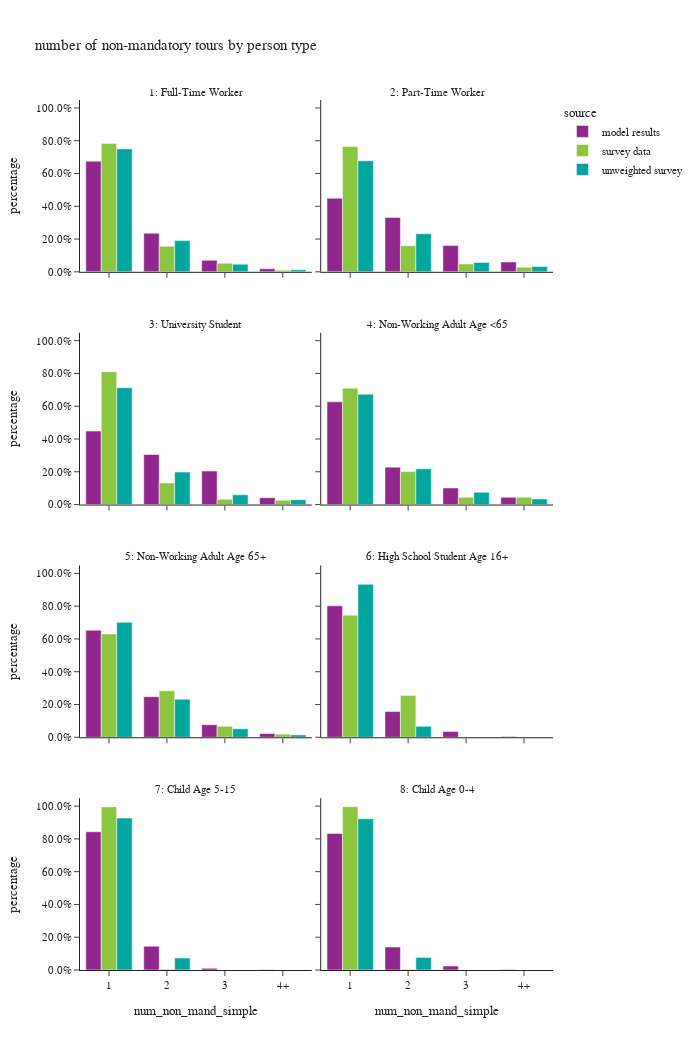

The code cell stored with this chart in its notebook:
### Markdown cell above
- number of non-mandatory tours

### Code cell
# number of mandatory tours
df_plot = per_data.groupby(['source','ptype_label','num_non_mand_simple'])['person_weight'].sum().reset_index()

df_plot['percentage'] = df_plot.groupby(['source','ptype_label'], group_keys=False)['person_weight']. \
    apply(lambda x: x / float(x.sum()))

fig = px.bar(df_plot, x="num_non_mand_simple", y="percentage", color="source",barmode="group",
             facet_col="ptype_label",facet_col_wrap=2,
             title="number of non-mandatory tours by person type")
fig.for_each_annotation(lambda a: a.update(text=a.text.split("=")[-1]))
fig.update_layout(height=1050, width=700)
fig.update_yaxes(tickformat=".1%")
fig.show()

### Figure 1 — Plotly figure (JSON) as saved in the notebook; plotly's stock layout.template omitted (floating-point values rounded to 4 significant figures)
{"data": [{"alignmentgroup": "True", "hovertemplate": "source=model results<br>ptype_label=1: Full-Time Worker<br>num_non_mand_simple=%{x}<br>percentage=%{y}<extra></extra>", "legendgroup": "model results", "marker": {"color": "#91268F", "pattern": {"shape": ""}}, "name": "model results", "offsetgroup": "model results", "orientation": "v", "showlegend": true, "textposition": "auto", "type": "bar", "x": ["1", "2", "3", "4+"], "xaxis": "x7", "y": [0.6754, 0.2357, 0.07005, 0.01885], "yaxis": "y7"}, {"alignmentgroup": "True", "hovertemplate": "source=model results<br>ptype_label=2: Part-Time Worker<br>num_non_mand_simple=%{x}<br>percentage=%{y}<extra></extra>", "legendgroup": "model results", "marker": {"color": "#91268F", "pattern": {"shape": ""}}, "name": "model results", "offsetgroup": "model results", "orientation": "v", "showlegend": false, "textposition": "auto", "type": "bar", "x": ["1", "2", "3", "4+"], "xaxis": "x8", "y": [0.4485, 0.3317, 0.1599, 0.05995], "yaxis": "y8"}, {"alignmentgroup": "True", "hovertemplate": "source=model results<br>ptype_label=3: University Student<br>num_non_mand_simple=%{x}<br>percentage=%{y}<extra></extra>", "legendgroup": "model results", "marker": {"color": "#91268F", "pattern": {"shape": ""}}, "name": "model results", "offsetgroup": "model results", "orientation": "v", "showlegend": false, "textposition": "auto", "type": "bar", "x": ["1", "2", "3", "4+"], "xaxis": "x5", "y": [0.4483, 0.3055, 0.2044, 0.04184], "yaxis": "y5"}, {"alignmentgroup": "True", "hovertemplate": "source=model results<br>ptype_label=4: Non-Working Adult Age <65<br>num_non_mand_simple=%{x}<br>percentage=%{y}<extra></extra>", "legendgroup": "model results", "marker": {"color": "#91268F", "pattern": {"shape": ""}}, "name": "model results", "offsetgroup": "model results", "orientation": "v", "showlegend": false, "textposition": "auto", "type": "bar", "x": ["1", "2", "3", "4+"], "xaxis": "x6", "y": [0.6266, 0.2284, 0.101, 0.04401], "yaxis": "y6"}, {"alignmentgroup": "True", "hovertemplate": "source=model results<br>ptype_label=5: Non-Working Adult Age 65+<br>num_non_mand_simple=%{x}<br>percentage=%{y}<extra></extra>", "legendgroup": "model results", "marker": {"color": "#91268F", "pattern": {"shape": ""}}, "name": "model results", "offsetgroup": "model results", "orientation": "v", "showlegend": false, "textposition": "auto", "type": "bar", "x": ["1", "2", "3", "4+"], "xaxis": "x3", "y": [0.653, 0.2479, 0.07634, 0.02271], "yaxis": "y3"}, {"alignmentgroup": "True", "hovertemplate": "source=model results<br>ptype_label=6: High School Student Age 16+<br>num_non_mand_simple=%{x}<br>percentage=%{y}<extra></extra>", "legendgroup": "model results", "marker": {"color": "#91268F", "pattern": {"shape": ""}}, "name": "model results", "offsetgroup": "model results", "orientation": "v", "showlegend": false, "textposition": "auto", "type": "bar", "x": ["1", "2", "3", "4+"], "xaxis": "x4", "y": [0.8018, 0.157, 0.03583, 0.00535], "yaxis": "y4"}, {"alignmentgroup": "True", "hovertemplate": "source=model results<br>ptype_label=7: Child Age 5-15<br>num_non_mand_simple=%{x}<br>percentage=%{y}<extra></extra>", "legendgroup": "model results", "marker": {"color": "#91268F", "pattern": {"shape": ""}}, "name": "model results", "offsetgroup": "model results", "orientation": "v", "showlegend": false, "textposition": "auto", "type": "bar", "x": ["1", "2", "3", "4+"], "xaxis": "x", "y": [0.8433, 0.1452, 0.01042, 0.001088], "yaxis": "y"}, {"alignmentgroup": "True", "hovertemplate": "source=model results<br>ptype_label=8: Child Age 0-4<br>num_non_mand_simple=%{x}<br>percentage=%{y}<extra></extra>", "legendgroup": "model results", "marker": {"color": "#91268F", "pattern": {"shape": ""}}, "name": "model results", "offsetgroup": "model results", "orientation": "v", "showlegend": false, "textposition": "auto", "type": "bar", "x": ["1", "2", "3", "4+"], "xaxis": "x2", "y": [0.8328, 0.1401, 0.0241, 0.003012], "yaxis": "y2"}, {"alignmentgroup": "True", "hovertemplate": "source=survey data<br>ptype_label=1: Full-Time Worker<br>num_non_mand_simple=%{x}<br>percentage=%{y}<extra></extra>", "legendgroup": "survey data", "marker": {"color": "#8CC63E", "pattern": {"shape": ""}}, "name": "survey data", "offsetgroup": "survey data", "orientation": "v", "showlegend": true, "textposition": "auto", "type": "bar", "x": ["1", "2", "3", "4+"], "xaxis": "x7", "y": [0.7827, 0.1558, 0.05225, 0.009279], "yaxis": "y7"}, {"alignmentgroup": "True", "hovertemplate": "source=survey data<br>ptype_label=2: Part-Time Worker<br>num_non_mand_simple=%{x}<br>percentage=%{y}<extra></extra>", "legendgroup": "survey data", "marker": {"color": "#8CC63E", "pattern": {"shape": ""}}, "name": "survey data", "offsetgroup": "survey data", "orientation": "v", "showlegend": false, "textposition": "auto", "type": "bar", "x": ["1", "2", "3", "4+"], "xaxis": "x8", "y": [0.7647, 0.1594, 0.04786, 0.02809], "yaxis": "y8"}, {"alignmentgroup": "True", "hovertemplate": "source=survey data<br>ptype_label=3: University Student<br>num_non_mand_simple=%{x}<br>percentage=%{y}<extra></extra>", "legendgroup": "survey data", "marker": {"color": "#8CC63E", "pattern": {"shape": ""}}, "name": "survey data", "offsetgroup": "survey data", "orientation": "v", "showlegend": false, "textposition": "auto", "type": "bar", "x": ["1", "2", "3", "4+"], "xaxis": "x5", "y": [0.8108, 0.1313, 0.03175, 0.02619], "yaxis": "y5"}, {"alignmentgroup": "True", "hovertemplate": "source=survey data<br>ptype_label=4: Non-Working Adult Age <65<br>num_non_mand_simple=%{x}<br>percentage=%{y}<extra></extra>", "legendgroup": "survey data", "marker": {"color": "#8CC63E", "pattern": {"shape": ""}}, "name": "survey data", "offsetgroup": "survey data", "orientation": "v", "showlegend": false, "textposition": "auto", "type": "bar", "x": ["1", "2", "3", "4+"], "xaxis": "x6", "y": [0.7098, 0.2011, 0.04434, 0.0447], "yaxis": "y6"}, {"alignmentgroup": "True", "hovertemplate": "source=survey data<br>ptype_label=5: Non-Working Adult Age 65+<br>num_non_mand_simple=%{x}<br>percentage=%{y}<extra></extra>", "legendgroup": "survey data", "marker": {"color": "#8CC63E", "pattern": {"shape": ""}}, "name": "survey data", "offsetgroup": "survey data", "orientation": "v", "showlegend": false, "textposition": "auto", "type": "bar", "x": ["1", "2", "3", "4+"], "xaxis": "x3", "y": [0.6304, 0.2834, 0.06713, 0.01902], "yaxis": "y3"}, {"alignmentgroup": "True", "hovertemplate": "source=survey data<br>ptype_label=6: High School Student Age 16+<br>num_non_mand_simple=%{x}<br>percentage=%{y}<extra></extra>", "legendgroup": "survey data", "marker": {"color": "#8CC63E", "pattern": {"shape": ""}}, "name": "survey data", "offsetgroup": "survey data", "orientation": "v", "showlegend": false, "textposition": "auto", "type": "bar", "x": ["1", "2"], "xaxis": "x4", "y": [0.7449, 0.2551], "yaxis": "y4"}, {"alignmentgroup": "True", "hovertemplate": "source=survey data<br>ptype_label=7: Child Age 5-15<br>num_non_mand_simple=%{x}<br>percentage=%{y}<extra></extra>", "legendgroup": "survey data", "marker": {"color": "#8CC63E", "pattern": {"shape": ""}}, "name": "survey data", "offsetgroup": "survey data", "orientation": "v", "showlegend": false, "textposition": "auto", "type": "bar", "x": ["1", "2"], "xaxis": "x", "y": [0.9952, 0.004797], "yaxis": "y"}, {"alignmentgroup": "True", "hovertemplate": "source=survey data<br>ptype_label=8: Child Age 0-4<br>num_non_mand_simple=%{x}<br>percentage=%{y}<extra></extra>", "legendgroup": "survey data", "marker": {"color": "#8CC63E", "pattern": {"shape": ""}}, "name": "survey data", "offsetgroup": "survey data", "orientation": "v", "showlegend": false, "textposition": "auto", "type": "bar", "x": ["1", "2"], "xaxis": "x2", "y": [0.996, 0.004019], "yaxis": "y2"}, {"alignmentgroup": "True", "hovertemplate": "source=unweighted survey<br>ptype_label=1: Full-Time Worker<br>num_non_mand_simple=%{x}<br>percentage=%{y}<extra></extra>", "legendgroup": "unweighted survey", "marker": {"color": "#00A7A0", "pattern": {"shape": ""}}, "name": "unweighted survey", "offsetgroup": "unweighted survey", "orientation": "v", "showlegend": true, "textposition": "auto", "type": "bar", "x": ["1", "2", "3", "4+"], "xaxis": "x7", "y": [0.75, 0.1905, 0.04663, 0.0129], "yaxis": "y7"}, {"alignmentgroup": "True", "hovertemplate": "source=unweighted survey<br>ptype_label=2: Part-Time Worker<br>num_non_mand_simple=%{x}<br>percentage=%{y}<extra></extra>", "legendgroup": "unweighted survey", "marker": {"color": "#00A7A0", "pattern": {"shape": ""}}, "name": "unweighted survey", "offsetgroup": "unweighted survey", "orientation": "v", "showlegend": false, "textposition": "auto", "type": "bar", "x": ["1", "2", "3", "4+"], "xaxis": "x8", "y": [0.6776, 0.2322, 0.05738, 0.03279], "yaxis": "y8"}, {"alignmentgroup": "True", "hovertemplate": "source=unweighted survey<br>ptype_label=3: University Student<br>num_non_mand_simple=%{x}<br>percentage=%{y}<extra></extra>", "legendgroup": "unweighted survey", "marker": {"color": "#00A7A0", "pattern": {"shape": ""}}, "name": "unweighted survey", "offsetgroup": "unweighted survey", "orientation": "v", "showlegend": false, "textposition": "auto", "type": "bar", "x": ["1", "2", "3", "4+"], "xaxis": "x5", "y": [0.7129, 0.198, 0.05941, 0.0297], "yaxis": "y5"}, {"alignmentgroup": "True", "hovertemplate": "source=unweighted survey<br>ptype_label=4: Non-Working Adult Age <65<br>num_non_mand_simple=%{x}<br>percentage=%{y}<extra></extra>", "legendgroup": "unweighted survey", "marker": {"color": "#00A7A0", "pattern": {"shape": ""}}, "name": "unweighted survey", "offsetgroup": "unweighted survey", "orientation": "v", "showlegend": false, "textposition": "auto", "type": "bar", "x": ["1", "2", "3", "4+"], "xaxis": "x6", "y": [0.6731, 0.2179, 0.07479, 0.03419], "yaxis": "y6"}, {"alignmentgroup": "True", "hovertemplate": "source=unweighted survey<br>ptype_label=5: Non-Working Adult Age 65+<br>num_non_mand_simple=%{x}<br>percentage=%{y}<extra></extra>", "legendgroup": "unweighted survey", "marker": {"color": "#00A7A0", "pattern": {"shape": ""}}, "name": "unweighted survey", "offsetgroup": "unweighted survey", "orientation": "v", "showlegend": false, "textposition": "auto", "type": "bar", "x": ["1", "2", "3", "4+"], "xaxis": "x3", "y": [0.7018, 0.2321, 0.05179, 0.01429], "yaxis": "y3"}, {"alignmentgroup": "True", "hovertemplate": "source=unweighted survey<br>ptype_label=6: High School Student Age 16+<br>num_non_mand_simple=%{x}<br>percentage=%{y}<extra></extra>", "legendgroup": "unweighted survey", "marker": {"color": "#00A7A0", "pattern": {"shape": ""}}, "name": "unweighted survey", "offsetgroup": "unweighted survey", "orientation": "v", "showlegend": false, "textposition": "auto", "type": "bar", "x": ["1", "2"], "xaxis": "x4", "y": [0.9333, 0.06667], "yaxis": "y4"}, {"alignmentgroup": "True", "hovertemplate": "source=unweighted survey<br>ptype_label=7: Child Age 5-15<br>num_non_mand_simple=%{x}<br>percentage=%{y}<extra></extra>", "legendgroup": "unweighted survey", "marker": {"color": "#00A7A0", "pattern": {"shape": ""}}, "name": "unweighted survey", "offsetgroup": "unweighted survey", "orientation": "v", "showlegend": false, "textposition": "auto", "type": "bar", "x": ["1", "2"], "xaxis": "x", "y": [0.9273, 0.07273], "yaxis": "y"}, {"alignmentgroup": "True", "hovertemplate": "source=unweighted survey<br>ptype_label=8: Child Age 0-4<br>num_non_mand_simple=%{x}<br>percentage=%{y}<extra></extra>", "legendgroup": "unweighted survey", "marker": {"color": "#00A7A0", "pattern": {"shape": ""}}, "name": "unweighted survey", "offsetgroup": "unweighted survey", "orientation": "v", "showlegend": false, "textposition": "auto", "type": "bar", "x": ["1", "2"], "xaxis": "x2", "y": [0.9231, 0.07692], "yaxis": "y2"}], "layout": {"annotations": [{"font": {}, "showarrow": false, "text": "7: Child Age 5-15", "x": 0.245, "xanchor": "center", "xref": "paper", "y": 0.1975, "yanchor": "bottom", "yref": "paper"}, {"font": {}, "showarrow": false, "text": "8: Child Age 0-4", "x": 0.755, "xanchor": "center", "xref": "paper", "y": 0.1975, "yanchor": "bottom", "yref": "paper"}, {"font": {}, "showarrow": false, "text": "5: Non-Working Adult Age 65+", "x": 0.245, "xanchor": "center", "xref": "paper", "y": 0.465, "yanchor": "bottom", "yref": "paper"}, {"font": {}, "showarrow": false, "text": "6: High School Student Age 16+", "x": 0.755, "xanchor": "center", "xref": "paper", "y": 0.465, "yanchor": "bottom", "yref": "paper"}, {"font": {}, "showarrow": false, "text": "3: University Student", "x": 0.245, "xanchor": "center", "xref": "paper", "y": 0.7325, "yanchor": "bottom", "yref": "paper"}, {"font": {}, "showarrow": false, "text": "4: Non-Working Adult Age <65", "x": 0.755, "xanchor": "center", "xref": "paper", "y": 0.7325, "yanchor": "bottom", "yref": "paper"}, {"font": {}, "showarrow": false, "text": "1: Full-Time Worker", "x": 0.245, "xanchor": "center", "xref": "paper", "y": 1.0, "yanchor": "bottom", "yref": "paper"}, {"font": {}, "showarrow": false, "text": "2: Part-Time Worker", "x": 0.755, "xanchor": "center", "xref": "paper", "y": 1.0, "yanchor": "bottom", "yref": "paper"}], "barmode": "group", "height": 1050, "legend": {"title": {"text": "source"}, "tracegroupgap": 0}, "title": {"text": "number of non-mandatory tours by person type"}, "width": 700, "xaxis": {"anchor": "y", "domain": [0.0, 0.49], "title": {"text": "num_non_mand_simple"}}, "xaxis2": {"anchor": "y2", "domain": [0.51, 1.0], "matches": "x", "title": {"text": "num_non_mand_simple"}}, "xaxis3": {"anchor": "y3", "domain": [0.0, 0.49], "matches": "x", "showticklabels": false}, "xaxis4": {"anchor": "y4", "domain": [0.51, 1.0], "matches": "x", "showticklabels": false}, "xaxis5": {"anchor": "y5", "domain": [0.0, 0.49], "matches": "x", "showticklabels": false}, "xaxis6": {"anchor": "y6", "domain": [0.51, 1.0], "matches": "x", "showticklabels": false}, "xaxis7": {"anchor": "y7", "domain": [0.0, 0.49], "matches": "x", "showticklabels": false}, "xaxis8": {"anchor": "y8", "domain": [0.51, 1.0], "matches": "x", "showticklabels": false}, "yaxis": {"anchor": "x", "domain": [0.0, 0.1975], "tickformat": ".1%", "title": {"text": "percentage"}}, "yaxis2": {"anchor": "x2", "domain": [0.0, 0.1975], "matches": "y", "showticklabels": false, "tickformat": ".1%"}, "yaxis3": {"anchor": "x3", "domain": [0.2675, 0.465], "matches": "y", "tickformat": ".1%", "title": {"text": "percentage"}}, "yaxis4": {"anchor": "x4", "domain": [0.2675, 0.465], "matches": "y", "showticklabels": false, "tickformat": ".1%"}, "yaxis5": {"anchor": "x5", "domain": [0.535, 0.7325], "matches": "y", "tickformat": ".1%", "title": {"text": "percentage"}}, "yaxis6": {"anchor": "x6", "domain": [0.535, 0.7325], "matches": "y", "showticklabels": false, "tickformat": ".1%"}, "yaxis7": {"anchor": "x7", "domain": [0.8025, 1.0], "matches": "y", "tickformat": ".1%", "title": {"text": "percentage"}}, "yaxis8": {"anchor": "x8", "domain": [0.8025, 1.0], "matches": "y", "showticklabels": false, "tickformat": ".1%"}}}
